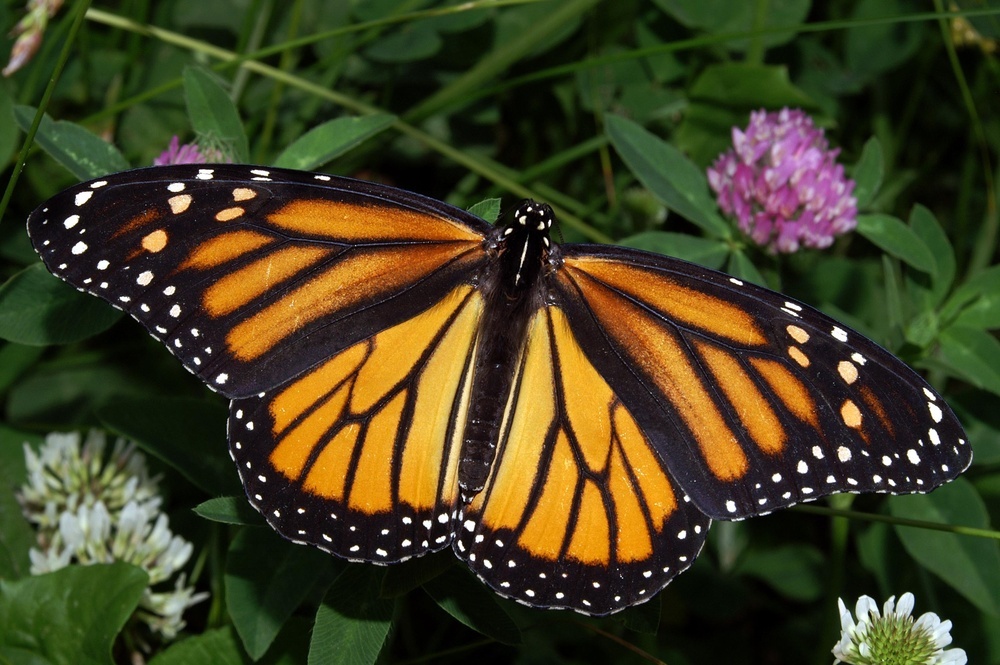
#> input picture images/monarch.jpg, 1000 x 665 px, shrunk from 3008 x 2000 before the run
$ jupyter execute L04-010-Notebook-K_means.ipynb   (shell and % lines are left out)
#> lines starting #> are read from the running program, lines starting #| are printed output that depends on the picture
# K-means Clustering

## Import resources and display image

[cell 1]
import numpy as np
np.set_printoptions(threshold=np.nan)
import matplotlib.pyplot as plt
import cv2


# Read in the image
## TODO: Check out the images directory to see other images you can work with
# And select one!
image = cv2.imread('images/monarch.jpg')
#> image is the input picture: shape (665, 1000, 3); mean B, G, R 32.9, 63.4, 66.8

# Change color to RGB (from BGR)
image = cv2.cvtColor(image, cv2.COLOR_BGR2RGB)

plt.imshow(image)

## Prepare data for k-means

[cell 2]
# Reshape image into a 2D array of pixels and 3 color values (RGB)
pixel_vals = image.reshape((-1,3)) # <-- k-means needs the data in a vector!
print("Shapes:\n  Image: {}\n  pixel_vals: {}".format(image.shape, pixel_vals.shape))
#| Shapes:
#|   Image: (665, 1000, 3)
#|   pixel_vals: (665000, 3)

# pixel_vals[i] is a pixel, i.e, [r g b]
# pixel_vals[i][j] is a color component, i.e, r or g or b

print("Type of elements in pixel_vals (before): {}".format(type(pixel_vals[0][0])))
#| Type of elements in pixel_vals (before): <class 'numpy.uint8'>

# Convert to float type
pixel_vals = np.float32(pixel_vals) # <-- k-means needs the data in float format

print("Type of elements in pixel_vals (after): {}".format(type(pixel_vals[0][0])))
#| Type of elements in pixel_vals (after): <class 'numpy.float32'>

## Implement k-means clustering

### cv2.kmeans() function in OpenCV for data clustering

#### Argument 1: samples

It should be of np.float32 data type, and each feature should be put in a single column.

#### Argument 2: nclusters(K)

Number of clusters required at end

#### Argument 3: None

#### Argument 4: criteria

It is the iteration termination criteria. When this criteria is satisfied, algorithm iteration stops. Actually, it should be a tuple of 3 parameters. They are ( `type`, `max_iter`, `epsilon` )

3.a - Type of termination criteria.

It has 3 flags as below:
`cv2.TERM_CRITERIA_EPS` - stop the algorithm iteration if specified accuracy, epsilon, is reached. `cv2.TERM_CRITERIA_MAX_ITER` - stop the algorithm after the specified number of iterations, max_iter. `cv2.TERM_CRITERIA_EPS + cv2.TERM_CRITERIA_MAX_ITER` - stop the iteration when any of the above condition is met.

3.b - max_iter - An integer specifying maximum number of iterations.

3.c - epsilon - Required accuracy

#### Argument 5: attempts

Flag to specify the number of times the algorithm is executed using different initial labellings. The algorithm returns the labels that yield the best compactness. This compactness is returned as output.

#### Argument 6 :flags

This flag is used to specify how initial centers are taken. Normally two flags are used for this : `cv2.KMEANS_PP_CENTERS` and `cv2.KMEANS_RANDOM_CENTERS`.

[cell 3]
# define stopping criteria
# you can change the number of max iterations for faster convergence!
criteria = (cv2.TERM_CRITERIA_EPS + cv2.TERM_CRITERIA_MAX_ITER, 100, 0.2)

## TODO: Select a value for k
# then perform k-means clustering
k = 4
retval, labels, rgb_centers = cv2.kmeans(pixel_vals, k, None, criteria, 10, cv2.KMEANS_RANDOM_CENTERS)
#> retval = 876206307.1; rgb_centers = [[61.77, 74.96, 38.26], [20.68, 24.07, 12.69], [216.2, 145, 38.29], [179.8, 165.3, 161.2]]

print("retval's type:", type(retval))
#| retval's type: <class 'float'>
print("label's type:", type(labels))
#| label's type: <class 'numpy.ndarray'>
print("center's type:", type(rgb_centers))
#| center's type: <class 'numpy.ndarray'>

print("labels' shape: {}".format(labels.shape))
#| labels' shape: (665000, 1)
print("centers' shape: {}".format(rgb_centers.shape))
#| centers' shape: (4, 3)

# convert data into 8-bit values
rgb_centers = np.uint8(rgb_centers) # rgb coordinates => [[r0,g0,b0], [r1,g1,b1], [r2,g2,b2], [r3,g3,b3]], 'cause k=4
#> rgb_centers = [[61, 74, 38], [20, 24, 12], [216, 145, 38], [179, 165, 161]]
segmented_data = rgb_centers[labels.flatten()] # labels.flatten() puts a MxN matrix in a 1x(MxN) format
                                           # i.e, all the rows in a row.
                                           # For labels --> from Nx1 to 1x<(Nx1) = 1xN (row to column)
print(rgb_centers)
#| [[ 61  74  38]
#|  [ 20  24  12]
#|  [216 145  38]
#|  [179 165 161]]
print(labels.flatten()[1:100])
#| [0 0 0 0 0 0 0 0 0 0 1 1 1 1 1 1 1 1 1 1 1 1 1 1 1 1 0 0 0 0 0 3 3 3 3 3 3
#|  3 3 3 3 3 3 3 3 3 3 3 3 3 3 3 3 3 2 2 2 2 0 0 0 0 0 0 1 1 1 1 1 1 1 1 1 1
#|  1 0 0 0 0 0 0 0 0 0 0 0 0 0 1 1 1 1 1 1 1 1 1 1 1]
print(labels.flatten()[12345:13100])
#| [0 0 0 0 0 0 0 0 0 0 0 0 0 0 0 0 0 0 0 0 0 0 0 0 0 0 0 0 0 0 0 0 0 0 0 0 0
#|  0 0 0 0 0 0 0 0 0 0 0 0 0 0 0 0 0 0 0 0 0 0 0 0 0 0 0 0 0 0 0 0 0 0 0 0 0
#|  0 0 0 0 0 0 0 0 0 0 0 0 0 0 0 0 0 0 0 0 0 0 0 0 0 0 0 0 0 0 0 0 0 0 0 0 0
#|  0 0 0 0 0 0 0 0 0 0 0 0 0 0 0 0 0 0 0 0 0 0 0 0 0 0 0 0 0 0 0 0 0 0 0 0 0
#|  0 0 0 0 0 0 0 0 1 0 0 0 0 0 0 0 0 0 0 0 0 0 0 0 0 0 0 0 0 0 0 0 0 0 0 0 0
#|  0 0 0 0 0 0 0 0 0 0 0 0 0 0 0 0 0 0 0 0 0 0 0 0 0 0 0 0 0 0 0 0 0 0 0 0 0
#> (further printed lines are left out)

# rgb_centers => [[r0,g0,b0], [r1,g1,b1], [r2,g2,b2], ... , [r_{k-1}, g_{k-1}, b_{k-1}]] => k rgb centers => k x 3 matrix
# labels.flatten() => [0, 2, i, j, ..., 0, k-1, ..., 1, 4] (example of labels.flatten())
#                 => 1x(MxN) labels. original image is MxN
#                 => pixel in original img at (0,0) is associated at label 0
#                    pixel in original img at (0,1) is associated at label 2
#                    pixel in original img at (0,2) is associated at label i
#                    pixel in original img at (0,3) is associated at label j
#                    pixel in original img at (m,n) is associated at label 0
#                    pixel in original img at (m,n+1) is associated at label k-1
#                    pixel in original img at (M-1,N-2) is associated at label 1
#                    pixel in original img at (M-1,N-1) is associated at label 4
#centers[labels.flatten()]
#                 => [0, 2, i, j, ..., 0, k-1, ..., 1, 4] (example of labels.flatten())
#                 => pixel in original img at (0,0) is associated at label 0 => associated to center centers[0], i.e, [r0, g0, b0]
#                    pixel in original img at (0,1) is associated at label 2 => associated to center centers[2], i.e, [r2, g2, b2]
#                    pixel in original img at (0,2) is associated at label i => associated to center centers[i], i.e, [ri, gi, bi]
#                    pixel in original img at (0,3) is associated at label j => associated to center centers[j], i.e, [rj, gj, bj]
#                    pixel in original img at (m,n) is associated at label 0  => associated to center centers[0], i.e, [r0, g0, b0]
#                    pixel in original img at (m,n+1) is associated at label k-1 => associated to center centers[k-1], i.e, [r_{k-1}, g_{k-1}, b_{k-1}]
#                    pixel in original img at (M-1,N-2) is associated at label 1 => associated to center centers[1], i.e, [r1, g1, b1]
#                    pixel in original img at (M-1,N-1) is associated at label 4 => associated to center centers[4], i.e, [r4, g4, b4]
#
# centers[labels.flatten()] = centers[[0, 2, i, j, ..., 0, k-1, ..., 1, 4]] =
#                           = [[r0,g0,b0], [r2,g2,b2],[ri,gi,bi], [rj,gj,bj],...,[r0,g0,b0],[r_{k-1},g_{b-1},b_{k-1}]
#                              ,...,[r1,g1,b1],[r4,g4,b4]]
# reshape data into the original image dimensions => form an image only with k different colors
segmented_image = segmented_data.reshape((image.shape))
labels_reshape = labels.reshape(image.shape[0], image.shape[1])
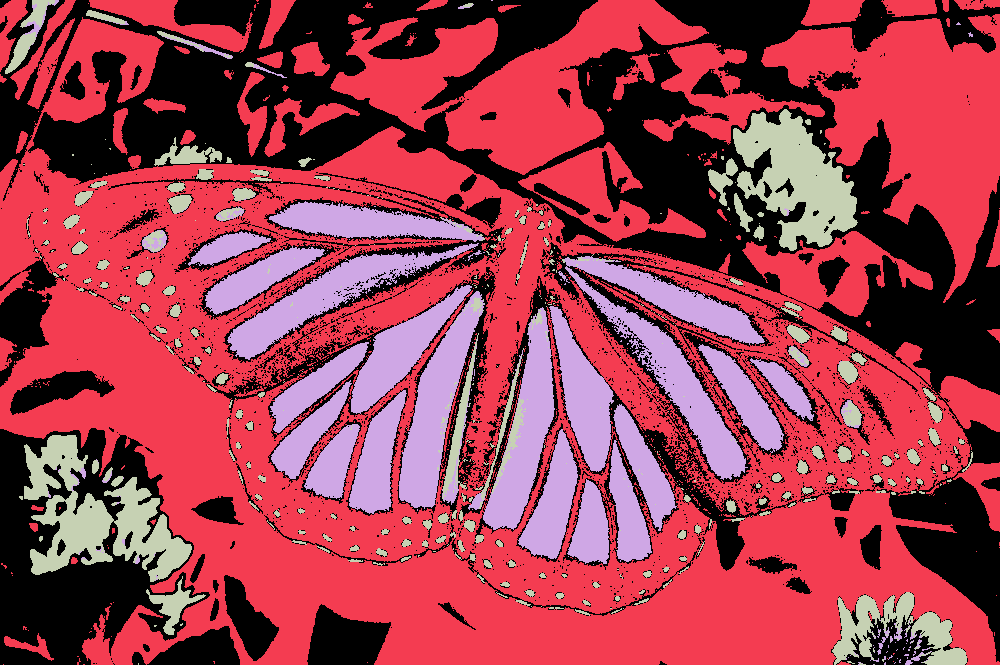
#> labels_reshape: shape (665, 1000) int32; 4 distinct labels, from 0 to 3; one colour per label, 0 black
plt.imshow(segmented_image)

[cell 4]
## TODO: Visualize one segment, try to find which is the leaves, background, etc!
f,(p1,p2,p3,p4) = plt.subplots(1,4,figsize=(20,30))
p1.set_title('label 0')
p1.imshow(labels_reshape==0, cmap='gray')

p2.set_title('label 1')
p2.imshow(labels_reshape==1, cmap='gray')

p3.set_title('label 2')
p3.imshow(labels_reshape==2, cmap='gray')

p4.set_title('label 3')
p4.imshow(labels_reshape==3, cmap='gray')
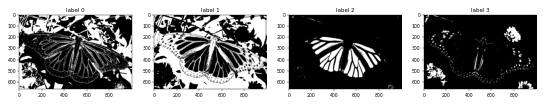
#> figure drawn by matplotlib, 4 panels

[cell 5]
# mask an image segment by cluster
#cluster = 0 # the first cluster

masked_image_0 = np.copy(image)
masked_image_1 = np.copy(image)
masked_image_2 = np.copy(image)
masked_image_3 = np.copy(image)

f,(p0,p1,p2,p3) = plt.subplots(1,4,figsize=(20,30))
# turn the mask green!
masked_image_0[labels_reshape == 0] = rgb_centers[0]
masked_image_0[labels_reshape != 0] = [0,   0, 0]
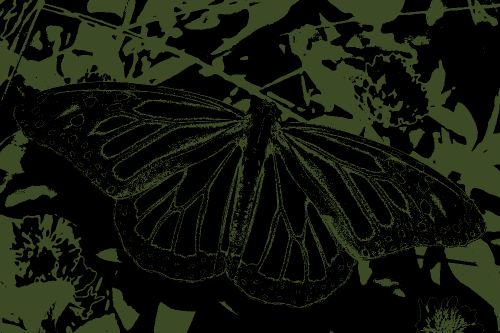
#> masked_image_0: shape (665, 1000, 3) (shown at 1/2 size); mean R, G, B 19.6, 23.8, 12.2
p0.set_title('rgb center 0')
p0.imshow(masked_image_0)

masked_image_1[labels_reshape == 1] = rgb_centers[1]
masked_image_1[labels_reshape != 1] = [0,   0, 0]
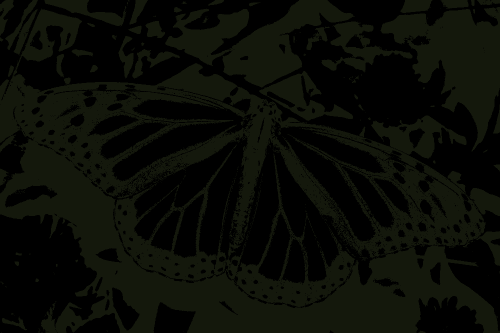
#> masked_image_1: shape (665, 1000, 3) (shown at 1/2 size); mean R, G, B 10, 12, 6
p1.set_title('rgb center 1')
p1.imshow(masked_image_1)

masked_image_2[labels_reshape == 2] = rgb_centers[2]
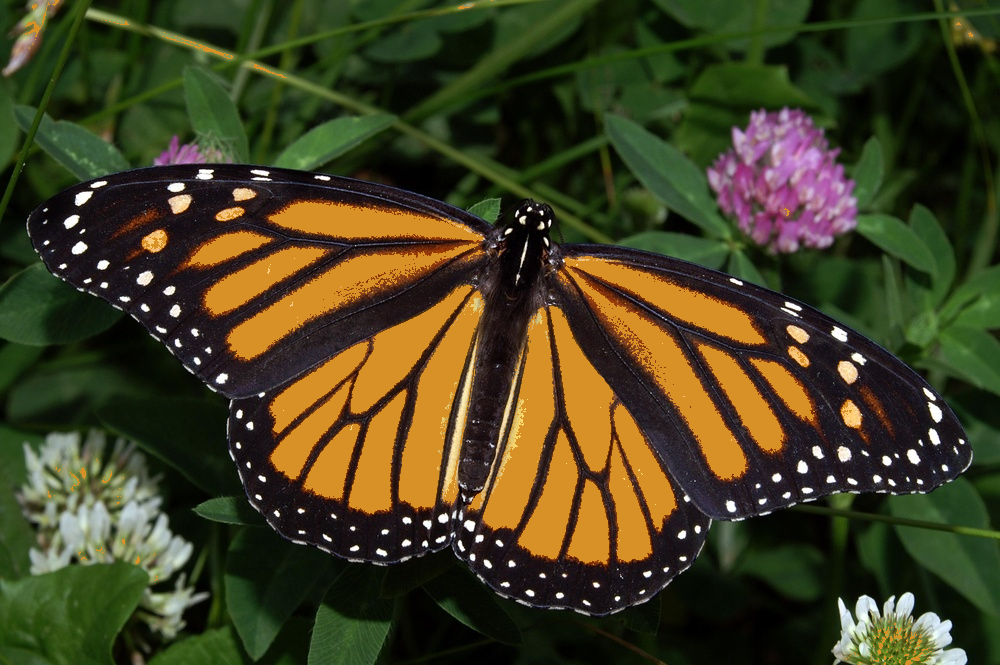
#> masked_image_2: shape (665, 1000, 3); mean R, G, B 66.8, 63.3, 32.9
masked_image_2[labels_reshape != 2] = [0,   0, 0]
p2.set_title('rgb center 2')
p2.imshow(masked_image_2)

masked_image_3[labels_reshape == 3] = rgb_centers[3]
#> masked_image_3: shape (665, 1000, 3); mean R, G, B 66.7, 63.3, 32.9
masked_image_3[labels_reshape != 3] = [0,   0, 0]
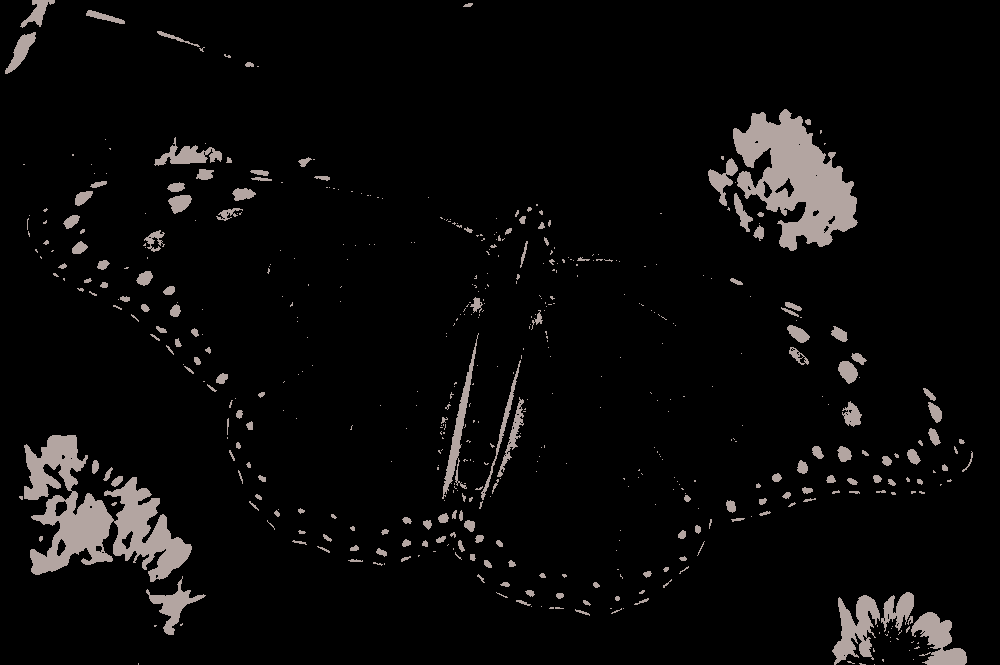
#> masked_image_3: shape (665, 1000, 3); mean R, G, B 10.8, 10, 9.7
p3.set_title('rgb center 3')
p3.imshow(masked_image_3)

$ run again, with images/birds.jpg copied over images/monarch.jpg
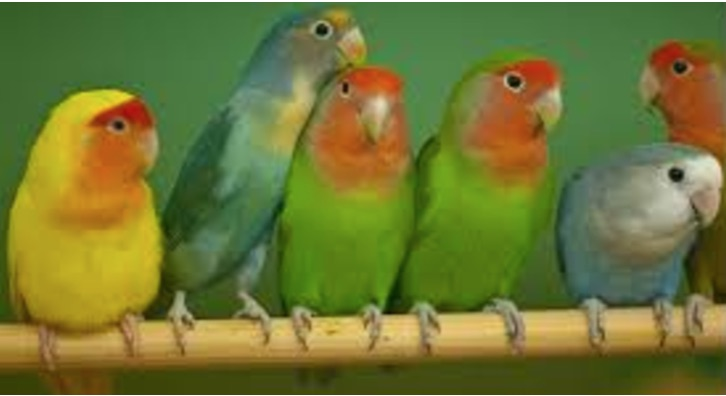
#> input picture images/birds.jpg, 726 x 396 px
#> image is the input picture: shape (396, 726, 3); mean B, G, R 52.2, 118.2, 111.1
#| Shapes:
#|   Image: (396, 726, 3)
#|   pixel_vals: (287496, 3)
#| Type of elements in pixel_vals (before): <class 'numpy.uint8'>
#| Type of elements in pixel_vals (after): <class 'numpy.float32'>
#> `retval, labels, rgb_centers = cv2.kmeans(pixel_vals, k, None, criteria..`: retval = 419654567; rgb_centers = [[83.34, 121, 61.67], [166.4, 127.5, 42.21], [192.8, 177.8, 120.8], [70.31, 82.37, 21.35]]
#| retval's type: <class 'float'>
#| label's type: <class 'numpy.ndarray'>
#| center's type: <class 'numpy.ndarray'>
#| labels' shape: (287496, 1)
#| centers' shape: (4, 3)
#> `rgb_centers = np.uint8(rgb_centers) # rgb coordinates => [[r0,g0,b0], ..`: rgb_centers = [[83, 120, 61], [166, 127, 42], [192, 177, 120], [70, 82, 21]]
#| [[ 83 120  61]
#|  [166 127  42]
#|  [192 177 120]
#|  [ 70  82  21]]
#| [2 2 2 2 2 2 2 2 2 2 2 2 2 2 2 2 2 2 2 2 2 2 2 2 2 2 2 2 2 2 2 2 2 2 2 2 2
#|  2 2 2 2 2 2 2 2 2 2 2 2 2 2 2 2 2 2 2 2 2 2 2 2 2 2 2 2 2 2 2 2 2 2 2 2 2
#|  2 2 2 2 2 2 2 2 2 2 2 2 2 2 2 2 2 2 2 2 2 2 2 2 2]
#| [3 3 3 3 3 3 3 3 3 3 3 3 3 3 3 3 3 3 3 3 3 3 3 3 3 3 3 3 3 3 3 3 3 3 3 3 3
#|  3 3 3 3 3 3 3 3 3 3 3 3 3 3 3 3 3 3 3 3 3 3 3 3 3 3 3 3 3 3 3 3 3 3 3 3 3
#|  3 3 3 0 0 0 0 0 0 0 0 0 0 0 0 0 0 0 0 0 0 0 0 0 0 0 0 0 0 0 0 0 0 0 0 0 0
#|  0 0 0 0 0 0 0 0 0 0 0 0 0 0 0 0 0 0 0 0 0 0 0 0 0 0 0 0 0 0 0 0 0 0 0 0 0
#|  0 0 0 0 0 0 0 0 0 0 0 0 0 0 0 0 0 0 0 0 0 0 0 0 0 0 0 0 0 0 0 0 0 0 0 0 0
#|  0 0 0 0 0 0 0 0 0 0 0 0 0 0 0 0 0 0 0 0 0 0 0 0 0 0 0 0 0 0 0 0 0 0 0 0 0
#> (further printed lines are left out)
#> `labels_reshape = labels.reshape(image.shape[0], image.shape[1])`:
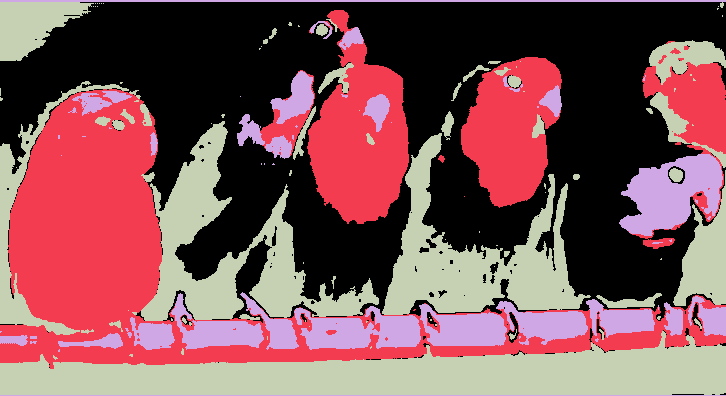
#> labels_reshape: shape (396, 726) int32; 4 distinct labels, from 0 to 3; one colour per label, 0 black
#> `masked_image_3[labels_reshape != 3] = [0,   0, 0]`:
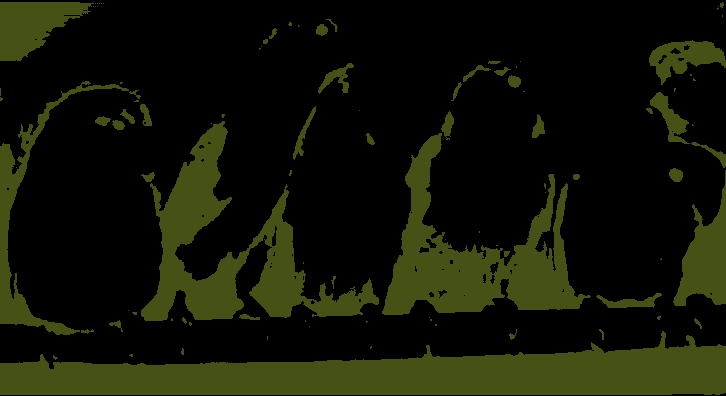
#> masked_image_3: shape (396, 726, 3); mean R, G, B 17.7, 20.7, 5.3
